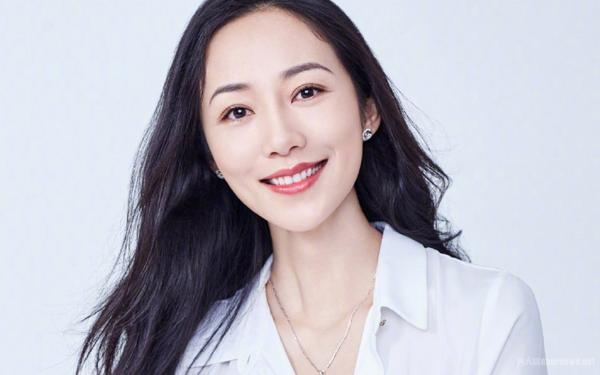
#> input picture 图像基础代码/chapter_one/hanxue.jpg, 600 x 375 px
$ python one.py
#> lines starting #> are read from the running program, lines starting #| are printed output that depends on the picture
#----01 图像基础-----
# 图像读写 保存 显示 灰度变换 直方图 通道分离 通道合并
# author：RingoWu
# time：2020.7.18

import cv2
import numpy as np
import matplotlib.pyplot as plt

#--------------------读入图像 显示并保存------------------
# flag = 1
flag = 0
if flag :
    img = cv2.imread('hanxue.jpg', 1)
    cv2.imshow("photo", img)
    k = cv2.waitKey(0) #waiting key
    if k == 27:
        cv2.destroyAllWindows() #按ESC结束显示
    elif k == ord('s'):
        cv2.imwrite('hanxue_1.png', img) #按s进行图像保存
    cv2.destroyAllWindows()

#------------------通道转化，三通道转化为单通道--------------
# flag = 1
flag = 0
if flag:
    img = cv2.imread('hanxue.jpg', cv2.IMREAD_UNCHANGED) #读入原始图像
    shape = img.shape
    print(shape)
    if shape[2]==3 or shape[2]==4:
        #彩色转化为灰色
        img_gray = cv2.cvtColor(img, cv2.COLOR_BGR2GRAY)
        cv2.imshow('img_gray', img_gray)
    cv2.imshow('img', img)
    cv2.waitKey(0)
    cv2.destroyAllWindows()

#--------------------通道转化， 单通道转化为三通道---------------
# flag = 1
flag = 0
if flag:
    img_gray = cv2.imread('girl_gray.jpg',cv2.IMREAD_UNCHANGED)
    cv2.imshow('img_gray', img_gray)
    shape = img_gray.shape
    print(shape)
    img_three = cv2.cvtColor(img_gray, cv2.COLOR_GRAY2BGR)
    print(img_three.shape)
    cv2.imshow("img_3channel", img_three)
    cv2.waitKey(0)
    cv2.destroyAllWindows()

#--------------------图像三通道的分离--------------------------
# flag = 1
flag = 0
if flag:
    img = cv2.imread('hanxue.jpg', cv2.IMREAD_UNCHANGED)
    b,g,r = cv2.split(img)
    #显示三通道的图片
    cv2.imshow('blue', b)
    cv2.imshow('green', g)
    cv2.imshow('red',r)
    cv2.waitKey(0)
    cv2.destroyAllWindows()

# flag = 1
flag = 0
if flag:
    img = cv2.imread('hanxue.jpg', cv2.IMREAD_UNCHANGED)
    b,g,r = cv2.split(img)
    zeros = np.zeros(img.shape[:2],dtype="uint8") #创建原size的零矩阵
    cv2.imshow("blue",cv2.merge([b,zeros,zeros]))
    cv2.imshow("green",cv2.merge([zeros,g,zeros]))
    cv2.imshow("red",cv2.merge([zeros,zeros,r]))
    cv2.waitKey(0)
    cv2.destroyAllWindows()

#---------------------------图像通道合并与分离---------------------
# flag = 1
flag = 0
if flag:
    img = cv2.imread('hanxue.jpg', cv2.IMREAD_UNCHANGED)
    b,g,r = cv2.split(img)
    g[:] = 0
    img_merge = cv2.merge([b,g,r])
    cv2.imshow("img_merge", img_merge)
    cv2.waitKey(0)
    cv2.destroyAllWindows()

#-------------------------RGB与BGR的转化-------------------------
# flag = 1
flag = 0
if flag:
    img = cv2.imread('hanxue.jpg',cv2.IMREAD_UNCHANGED)
    img_cv_method = cv2.cvtColor(img, cv2.COLOR_BGR2RGB)
    img_numpy_method = img[:,:,::-1] #逆序
    plt.subplot(1,3,1)
    plt.imshow(img)
    plt.subplot(1,3,2)
    plt.imshow(img_cv_method)
    plt.subplot(1,3,3)
    plt.imshow(img_numpy_method)

#--------------------------BGR 与 HSV -------------------------
# flag = 1
flag = 0
if flag:
    img = cv2.imread('hanxue.jpg', cv2.IMREAD_UNCHANGED)
    img_hsv = cv2.cvtColor(img, cv2.COLOR_BGR2HSV)
    img_gray = cv2.cvtColor(img, cv2.COLOR_BGR2GRAY)
    cv2.imshow("img",img)
    cv2.imshow("img_hsv", img_hsv)
    cv2.imshow("img_gray", img_gray)
    cv2.waitKey(0)
    cv2.destroyAllWindows()

#-----------------------图像直方图-------------------------------
# flag = 1
flag = 0
if flag:
    img = cv2.imread('hanxue.jpg', cv2.IMREAD_UNCHANGED)
    plt.hist(img.ravel(),256,[0,256]) #3维降到1维 ravel
    plt.show()
    #opencv方法
    hist = cv2.calcHist([img],[0],None,[256],[0,256])
    plt.figure()
    plt.title("Grayscale Histogram")
    plt.xlabel("Bins")
    plt.ylabel("# of Pixels")
    plt.plot(hist)
    plt.xlim([0, 256])
    plt.show()

#-------------------------三通道直方图绘制----------------------
flag = 1
# flag = 0
if flag:
    img = cv2.imread('hanxue.jpg', cv2.IMREAD_UNCHANGED)
#> img is the input picture: shape (375, 600, 3); mean B, G, R 193.1, 183.3, 186.2
    color = ("blue", "green", "red")
    for i,color in enumerate(color):
        hist = cv2.calcHist([img],[i],None,[256],[0,256])
        plt.title("hanxue")
        plt.xlabel("Bins")
        plt.ylabel("num of perlex")
        plt.plot(hist, color=color)
        plt.xlim([0, 260])
    plt.show()
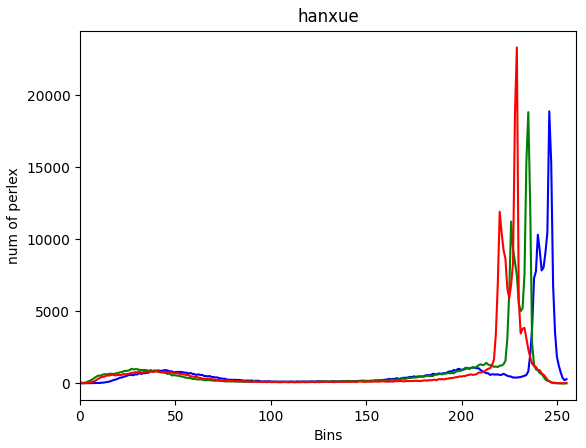
#> figure drawn by matplotlib, 1 panel; curve peaks at x = 246, y = 18892; curve peaks at x = 235, y = 18834; curve peaks at x = 229, y = 23332
